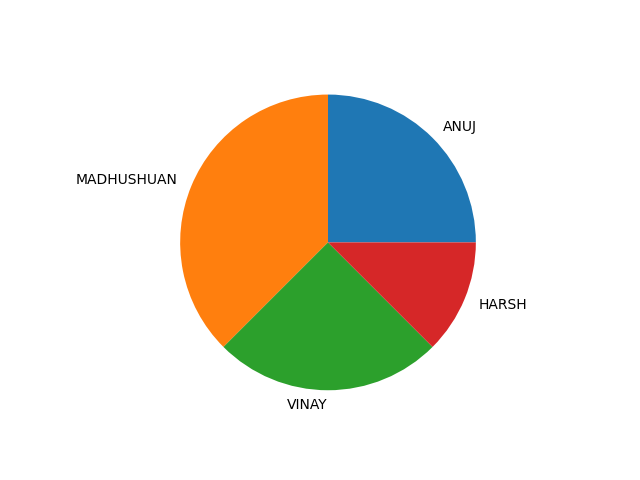

Reproduce this figure in Python.
import matplotlib.pyplot as mp
import numpy as np
mp.pie(np.array([20,30,20,10]),labels=["ANUJ","MADHUSHUAN","VINAY","HARSH"])
mp.show()
